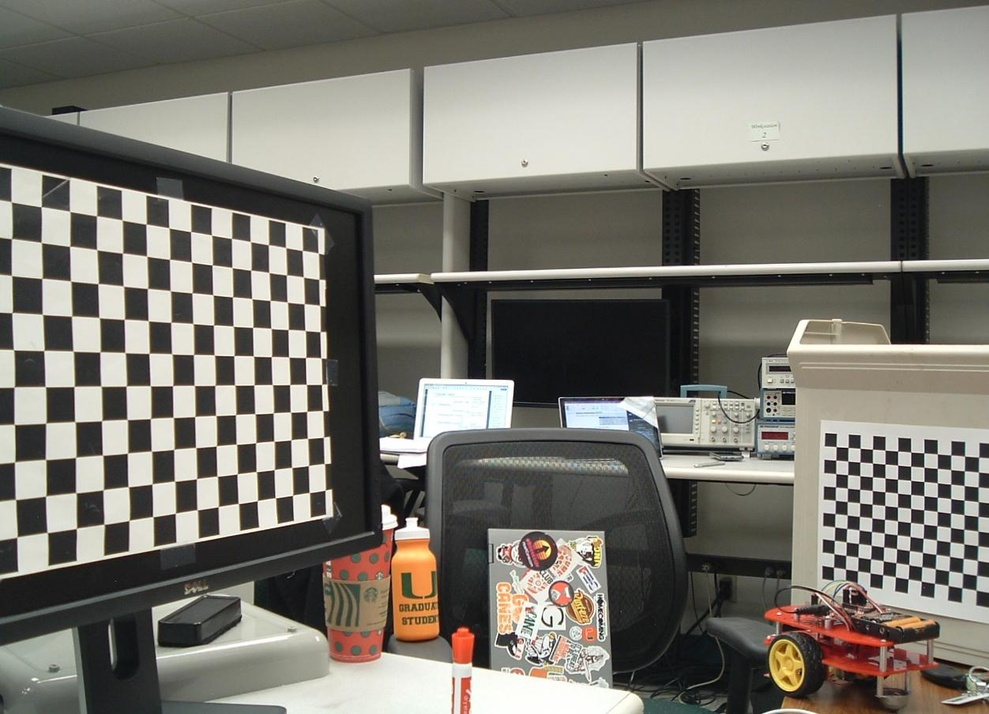
%> input picture projects3&4/images/ReconstructionData/L_rectified_stereoU1.jpg, 989 x 714 px, shrunk from 1252 x 904 before the run
$ octave task1.m   (GNU Octave 9; MATLAB toolbox functions it lacks are replaced by stand-ins)
%> lines starting %> are read from the running program, lines starting %| are printed output that depends on the picture
### projects3&4/task1_feature_detection/sift.m
function [features] = sift(path, number_of_strongest_features, display_features)
%> called with number_of_strongest_features = 500, display_features = false
    I_RGB = imread(path);
%> I_RGB is the input picture: size 714x989x3 uint8; mean R, G, B 121.9, 119.1, 111
    % sift only works on grayscale, but can still use x,y coords
    I_GRAY = rgb2gray(I_RGB);
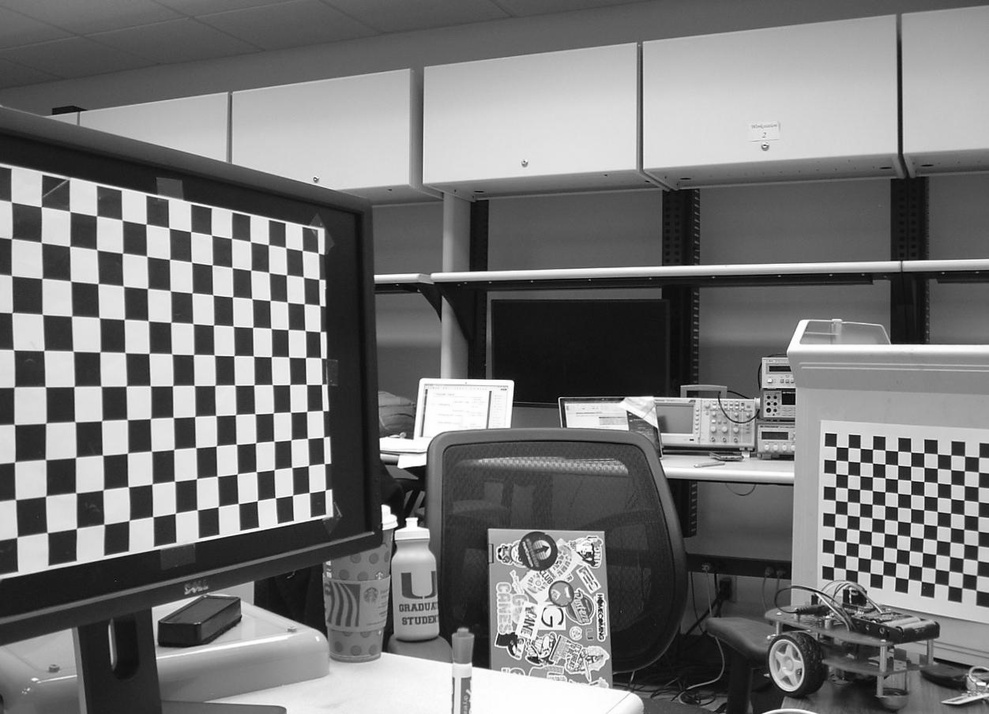
%> I_GRAY: size 714x989 uint8; min 0, max 255, mean 119.1
    features = detectSIFTFeatures(I_GRAY);
%> features = 3200 points; strongest (x, y): (500, 551), (386, 510), (386, 510), (769, 405), (591, 560)
    if display_features
        imshow(I_RGB);
        hold on;
        plot(features.selectStrongest(number_of_strongest_features));
    end
end

### projects3&4/task1_feature_detection/surf.m
function [features] = surf(path, number_of_strongest_features, display_features)
    I_RGB = imread(path);
    I_GRAY = rgb2gray(I_RGB);
    features = detectSURFFeatures(I_GRAY);
    if display_features
        imshow(I_RGB);
        hold on;
        plot(features.selectStrongest(number_of_strongest_features));
    end
end

### projects3&4/task1_feature_detection/task1.m
image_path = '../images/ReconstructionData/L_rectified_stereoU1.jpg';
number_of_strongest_features = 500;
display_features = false;
pixel_area = 3;

% note that number_of_strongest_features is only used to display features
% when display_features= true, therefore the features are always saved
% fully
sift_features = sift(image_path, number_of_strongest_features, display_features);
%> sift_features has the same summary as features in sift
surf_features = surf(image_path, number_of_strongest_features, display_features);
%> the run ends on the next line

$ run again, with projects3&4/images/ReconstructionData/L_rectified_stereoU10.jpg copied over projects3&4/images/ReconstructionData/L_rectified_stereoU1.jpg
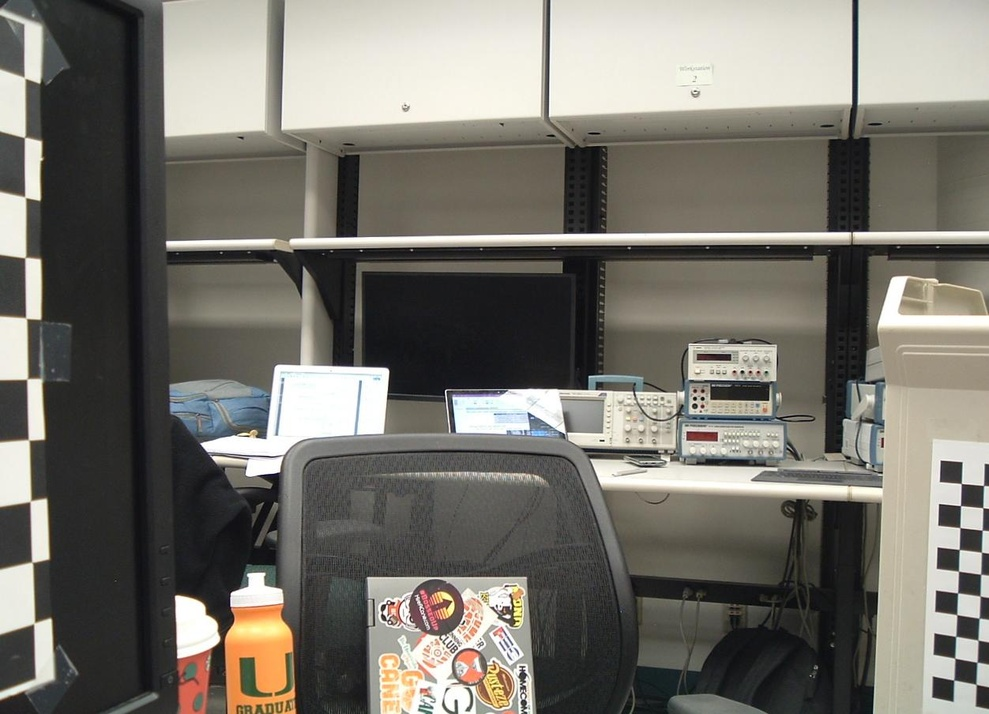
%> input picture projects3&4/images/ReconstructionData/L_rectified_stereoU10.jpg, 989 x 714 px, shrunk from 1252 x 904 before the run
%> in sift, I_RGB is the input picture: size 714x989x3 uint8; mean R, G, B 118.9, 116.1, 108.5
%> in sift, `I_GRAY = rgb2gray(I_RGB);`:
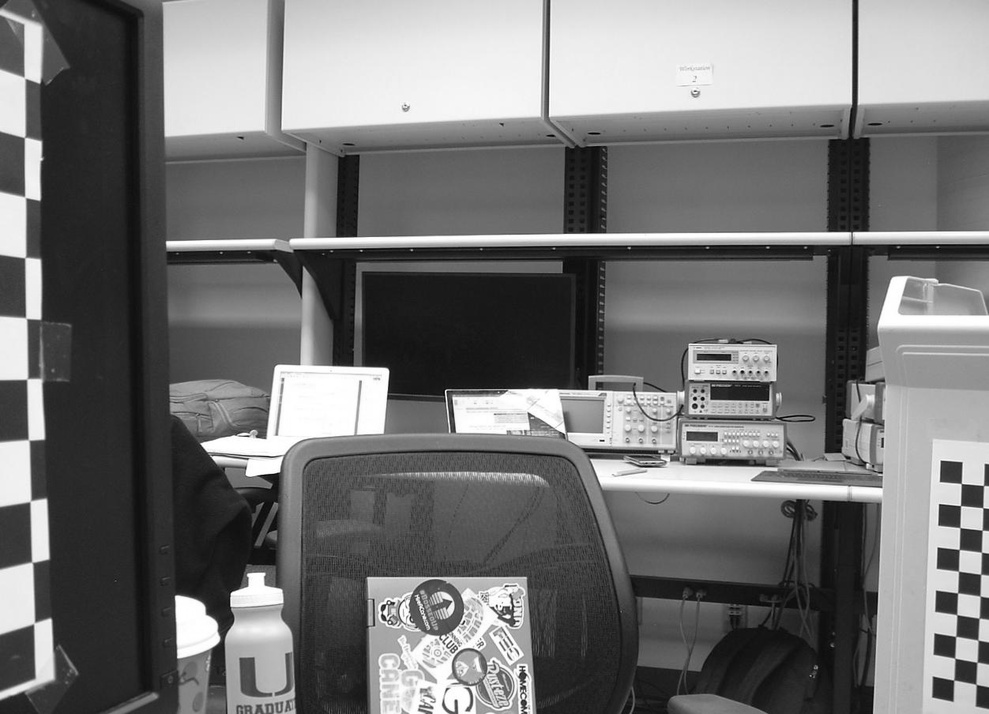
%> I_GRAY: size 714x989 uint8; min 0, max 255, mean 116.1
%> features = 1864 points; strongest (x, y): (193, 627), (696, 399), (696, 399), (696, 399), (743, 373)
%> sift_features has the same summary as features in sift

$ run again, with projects3&4/images/ReconstructionData/L_rectified_stereoU2.jpg copied over projects3&4/images/ReconstructionData/L_rectified_stereoU1.jpg
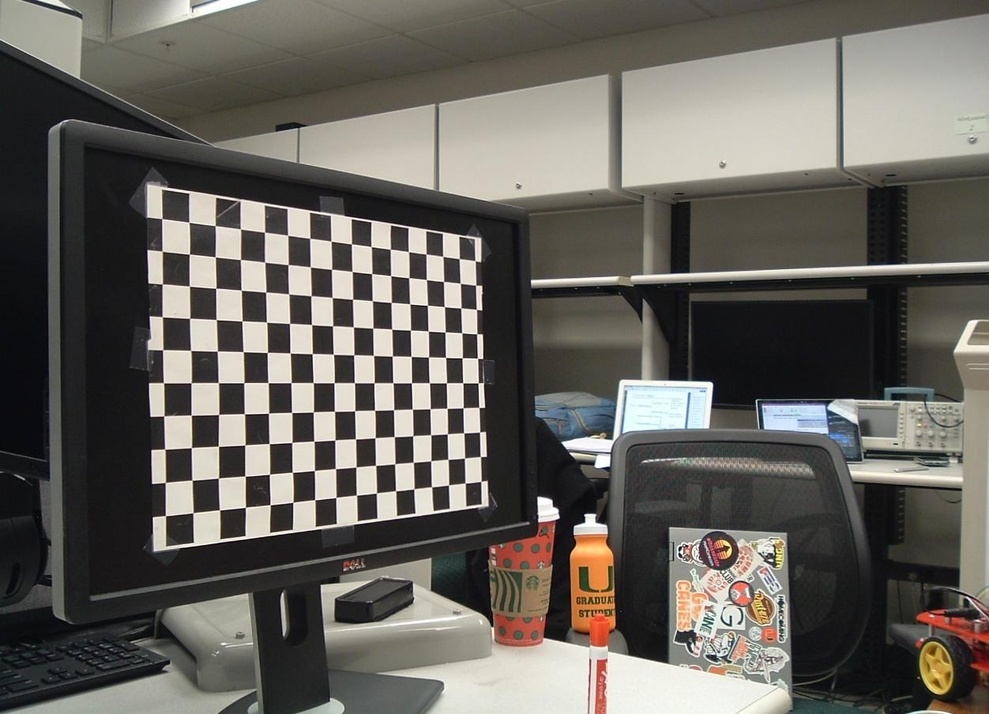
%> input picture projects3&4/images/ReconstructionData/L_rectified_stereoU2.jpg, 989 x 714 px, shrunk from 1252 x 904 before the run
%> in sift, I_RGB is the input picture: size 714x989x3 uint8; mean R, G, B 102.5, 99.5, 93.3
%> in sift, `I_GRAY = rgb2gray(I_RGB);`:
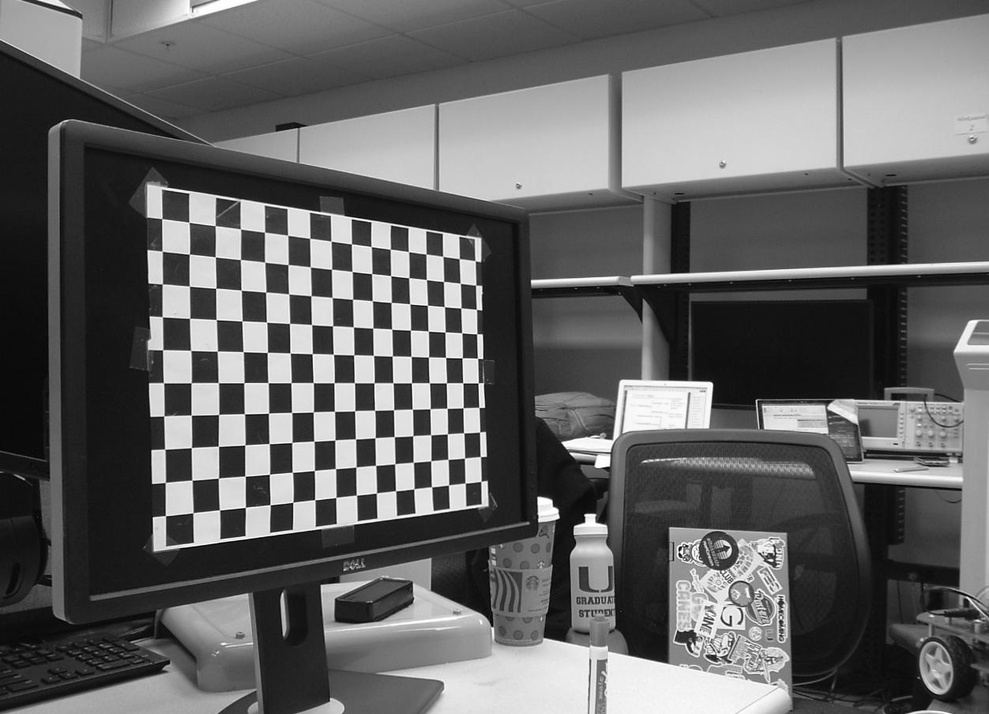
%> I_GRAY: size 714x989 uint8; min 0, max 255, mean 99.7
%> features = 2596 points; strongest (x, y): (548, 511), (548, 511), (681, 556), (681, 556), (666, 406)
%> sift_features has the same summary as features in sift

$ run again, with projects3&4/images/ReconstructionData/L_rectified_stereoU3.jpg copied over projects3&4/images/ReconstructionData/L_rectified_stereoU1.jpg
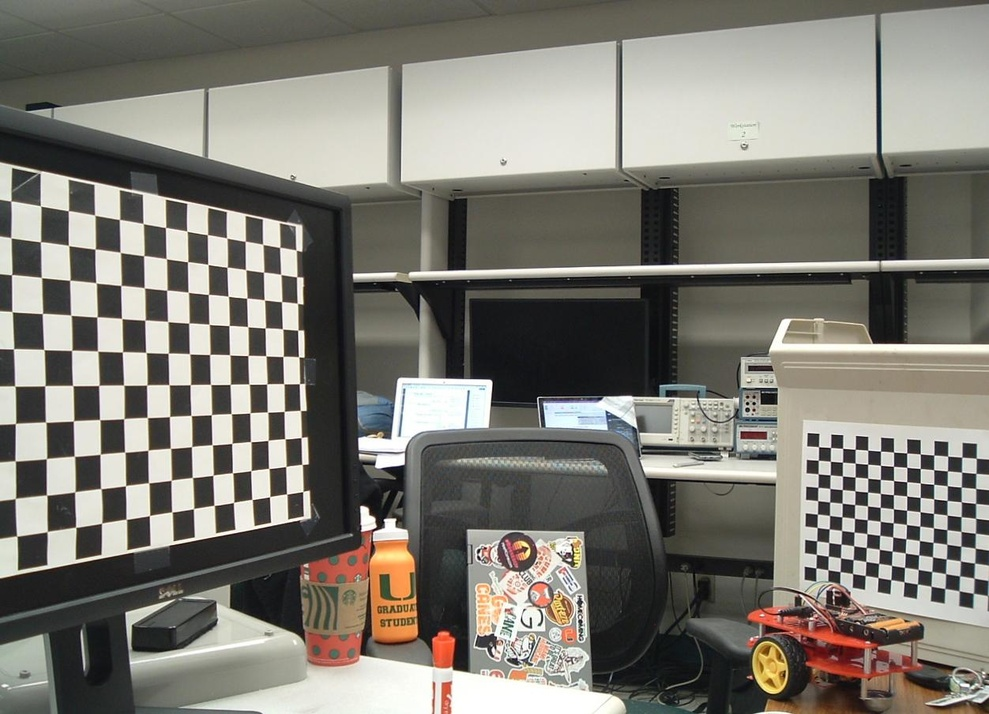
%> input picture projects3&4/images/ReconstructionData/L_rectified_stereoU3.jpg, 989 x 714 px, shrunk from 1252 x 904 before the run
%> in sift, I_RGB is the input picture: size 714x989x3 uint8; mean R, G, B 126, 123.2, 115.3
%> in sift, `I_GRAY = rgb2gray(I_RGB);`:
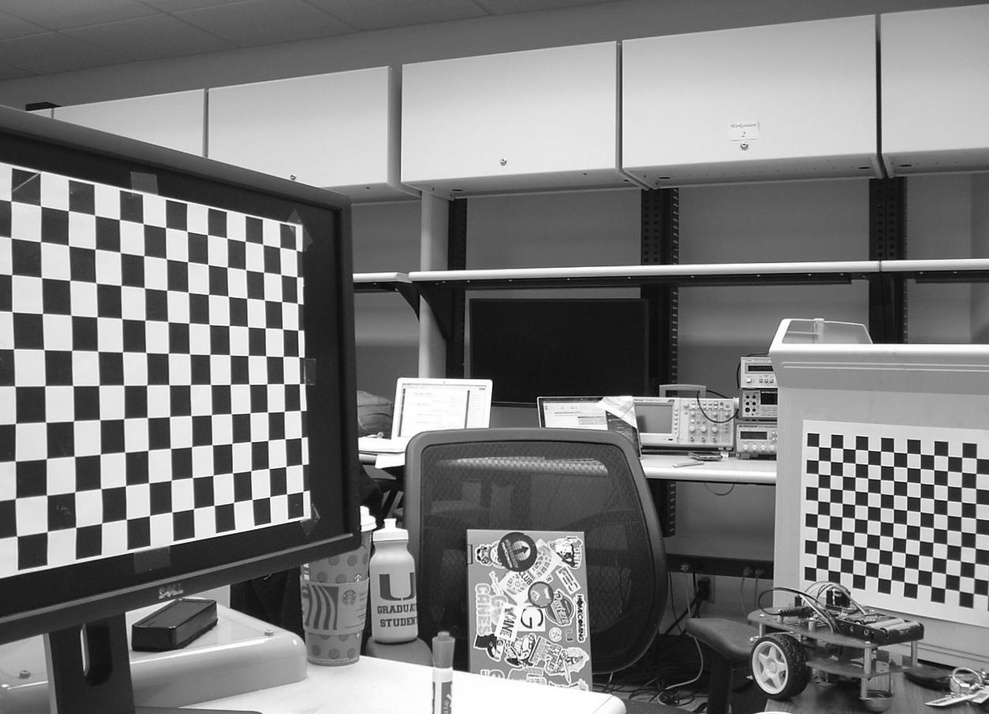
%> I_GRAY: size 714x989 uint8; min 0, max 255, mean 123.2
%> features = 3443 points; strongest (x, y): (368, 521), (368, 521), (748, 404), (748, 404), (748, 404)
%> sift_features has the same summary as features in sift
